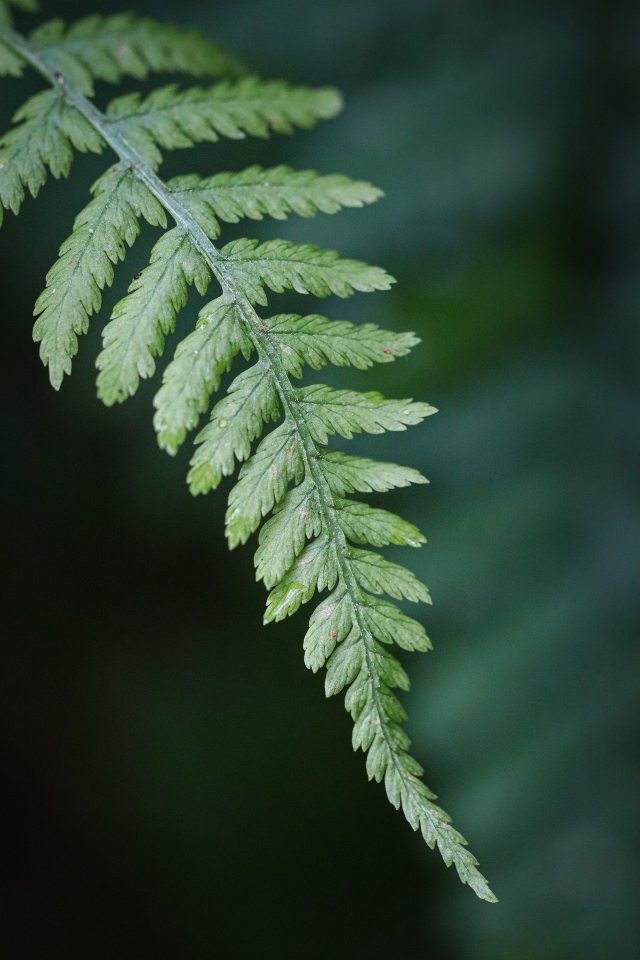
#> input picture image resizer/1.jpg, 1280 x 1920 px (shown at 1/2 size)
$ python imageResizer.py
#> lines starting #> are read from the running program, lines starting #| are printed output that depends on the picture
import cv2
source="1.jpg"
destination='newImage.png'
scale_percent = 50
src=cv2.imread(source,cv2.IMREAD_UNCHANGED)
#> src is the input picture: shape (1920, 1280, 3); mean B, G, R 53.4, 71.2, 48.2


#calculate the 50 percent of original dimensions
newwidth = int(src.shape[1] * scale_percent / 100)
#> newwidth = 640
newheight = int(src.shape[0] * scale_percent / 100)
#> newheight = 960

# dsize
dsize = (newwidth, newheight)
#> dsize = (640, 960)

# resize image
output = cv2.resize(src, dsize)
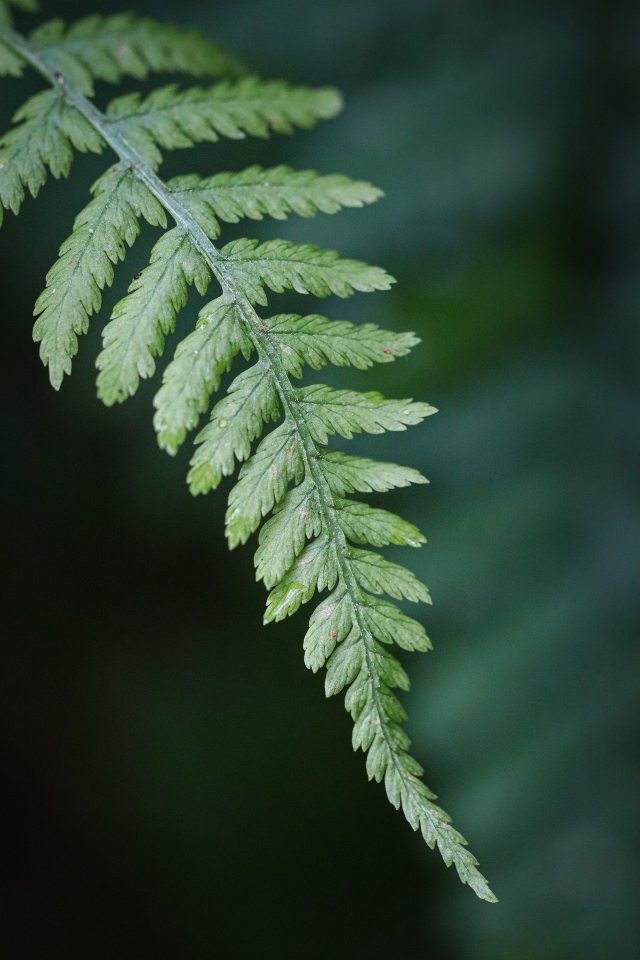
#> output: shape (960, 640, 3); mean B, G, R 53.6, 71.3, 48.3

cv2.imwrite(destination,output)
# cv2.waitKey(0)
